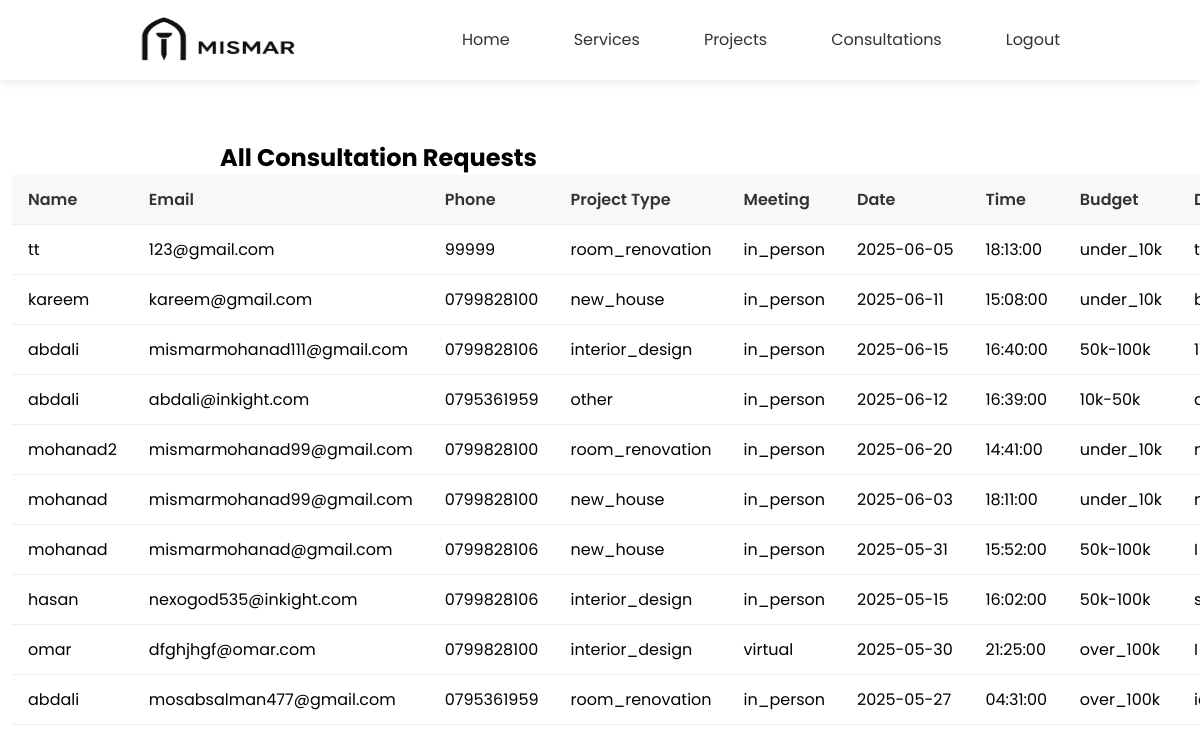
The app's page /admin/consultations.php with its own data.
### tables this page shows
CREATE TABLE `consultations` (
  `id` int NOT NULL AUTO_INCREMENT,
  `name` varchar(255) NOT NULL,
  `email` varchar(255) NOT NULL,
  `phone_number` varchar(20) DEFAULT NULL,
  `project_type` varchar(50) NOT NULL,
  `description` text NOT NULL,
  `meeting_date` date NOT NULL,
  `meeting_time` time NOT NULL,
  `meeting_format` varchar(20) NOT NULL,
  `budget` varchar(50) DEFAULT NULL,
  `file_path` varchar(255) DEFAULT NULL,
  `submitted_at` timestamp NULL DEFAULT CURRENT_TIMESTAMP,
  `user_id` int DEFAULT NULL,
  `created_at` timestamp NULL DEFAULT CURRENT_TIMESTAMP,
  PRIMARY KEY (`id`),
  KEY `fk_user_id` (`user_id`),
  CONSTRAINT `fk_user_id` FOREIGN KEY (`user_id`) REFERENCES `users` (`id`) ON DELETE SET NULL ON UPDATE CASCADE
);

### admin/consultations.php (the view, shortened to what this page needs)
<?php
$conn = new mysqli("localhost", "root", "MOhannad_9", "arch_db");
?>
<!DOCTYPE html>
<html lang="en">
<head>
  <link rel="stylesheet" href="style.css">
</head>
<body>
  <nav id="navbar">
    <img src="../images/mismar-logo.png" class="logo">
    <ul id="menu-links">
      <a href="index.php"><li>Home</li></a>
      <a href="services.php"><li>Services</li></a>
      <a href="project.php"><li>Projects</li></a>
      <a href="consultations.php"><li>Consultations</li></a>
      <a href="../logout.php"><li>Logout</li></a>
    </ul>
  </nav>
  <div class="contact-wrapper">
    <h2>All Consultation Requests</h2>
    <?php
    $result = $conn->query("SELECT * FROM consultations ORDER BY created_at DESC");
    if ($result->num_rows > 0):
    ?>
    <div class="consultation-table-container">
      <div class="consultation-table-scroll">
      <table class="consultation-table">
        <tr>
          <th>Name</th>
          <th>Email</th>
          <th>Phone</th>
          <th>Project Type</th>
          <th>Meeting</th>
          <th>Date</th>
          <th>Time</th>
          <th>Budget</th>
          <th>Description</th>
        </tr>
        <?php while($row = $result->fetch_assoc()): ?>
        <tr>
          <td><?= htmlspecialchars($row["name"]) ?></td>
          <td><?= htmlspecialchars($row["email"]) ?></td>
          <td><?= htmlspecialchars($row["phone_number"]) ?></td>
          <td><?= htmlspecialchars($row["project_type"]) ?></td>
          <td><?= htmlspecialchars($row["meeting_format"]) ?></td>
          <td><?= htmlspecialchars($row["meeting_date"]) ?></td>
          <td><?= htmlspecialchars($row["meeting_time"]) ?></td>
          <td><?= htmlspecialchars($row["budget"]) ?></td>
          <td><?= nl2br(htmlspecialchars($row["description"])) ?></td>
        </tr>
        <?php endwhile; ?>
      </table>
      </div>
      </div>
    <?php else: ?>
      <p>No consultations yet.</p>
    <?php endif; ?>
  </div>
</body>
</html>

### admin/style.css (style rules this page uses)
* { margin: 0; padding: 0; box-sizing: border-box; font-family: "Poppins", sans-serif; }
html { scroll-behavior: smooth; }
nav { position: fixed; top: 0; width: 100%; display: flex; align-items: center; justify-content: space-between; padding: 15px 10%; background: white; z-index: 1000; box-shadow: 0 2px 10px rgba(0,0,0,0.1); }
.logo { width: 200px; height: 50px; cursor: pointer; }
#menu-links { display: flex; gap: 1.5rem; list-style: none; margin: 0; padding: 0; }
#menu-links a { color: #333; text-decoration: none; padding: 12px 20px ; border-radius: 8px; transition: all 0.2s ease; display: inline-block; height: 48px; line-height: 24px; }
.contact-wrapper { margin: 120px auto 50px; padding: 20px; max-width: 800px; }
.consultation-table-container { width: 100vw; position: relative; left: 50%; right: 50%; margin-left: -49vw; margin-right: -49vw; padding: 0; box-sizing: border-box; background: transparent; }
.consultation-table-scroll { width: 100%; overflow-x: auto; margin: 0 auto; }
.consultation-table { width: 100%; min-width: 100vw; border-collapse: collapse; margin-left: calc(-50vw + 50%); margin-right: calc(-50vw + 50%); border-radius: 0; }
.consultation-table th, .consultation-table td { padding: 12px 16px; border-bottom: 1px solid #eee; text-align: left; white-space: nowrap; }
.consultation-table th { background-color: #f8f8f8; color: #333; font-weight: 600; }
body, html { margin: 0 !important; padding: 0 !important; width: 100% !important; overflow-x: hidden; box-sizing: border-box; }

### records on screen
consultations: name "tt", email "123@gmail.com", phone_number "99999", project_type "room_renovation", meeting_format "in_person", meeting_date "2025-06-05", meeting_time "18:13:00", budget "under_10k"
consultations: name "kareem", email "kareem@gmail.com", phone_number "0799828100", project_type "new_house", meeting_format "in_person", meeting_date "2025-06-11", meeting_time "15:08:00", budget "under_10k"
consultations: name "abdali", email "mismarmohanad111@gmail.com", phone_number "0799828106", project_type "interior_design", meeting_format "in_person", meeting_date "2025-06-15", meeting_time "16:40:00", budget "50k-100k"
consultations: name "abdali", email "abdali@inkight.com", phone_number "0795361959", project_type "other", meeting_format "in_person", meeting_date "2025-06-12", meeting_time "16:39:00", budget "10k-50k"
consultations: name "mohanad2", email "mismarmohanad99@gmail.com", phone_number "0799828100", project_type "room_renovation", meeting_format "in_person", meeting_date "2025-06-20", meeting_time "14:41:00", budget "under_10k"
consultations: name "mohanad", email "mismarmohanad99@gmail.com", phone_number "0799828100", project_type "new_house", meeting_format "in_person", meeting_date "2025-06-03", meeting_time "18:11:00", budget "under_10k"
consultations: name "mohanad", email "mismarmohanad@gmail.com", phone_number "0799828106", project_type "new_house", meeting_format "in_person", meeting_date "2025-05-31", meeting_time "15:52:00", budget "50k-100k", description "I…"
consultations: name "hasan", email "nexogod535@inkight.com", phone_number "0799828106", project_type "interior_design", meeting_format "in_person", meeting_date "2025-05-15", meeting_time "16:02:00", budget "50k-100k"
consultations: name "omar", email "dfghjhgf@omar.com", phone_number "0799828100", project_type "interior_design", meeting_format "virtual", meeting_date "2025-05-30", meeting_time "21:25:00", budget "over_100k", description "I…"
consultations: name "abdali", email "mosabsalman477@gmail.com", phone_number "0795361959", project_type "room_renovation", meeting_format "in_person", meeting_date "2025-05-27", meeting_time "04:31:00", budget "over_100k"
